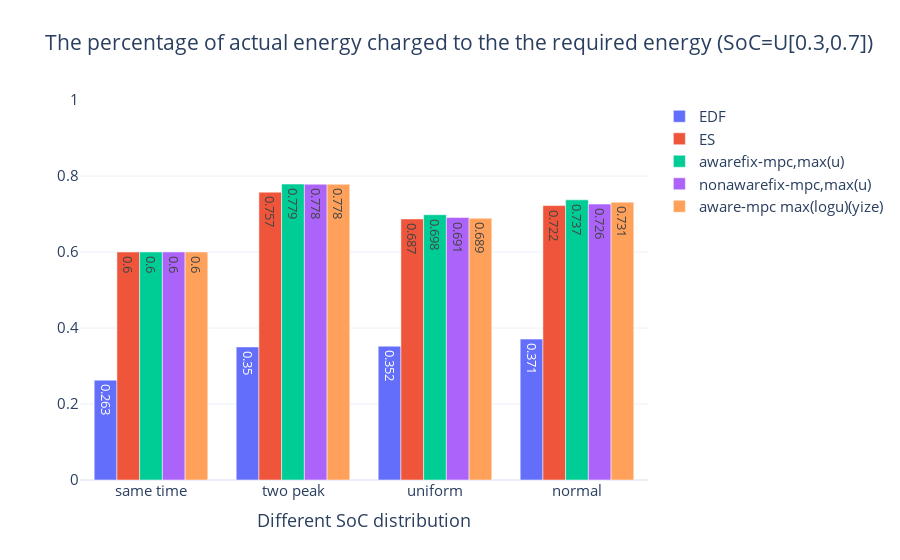

Notebook source saved alongside this figure:
### Code cell
df = pd.DataFrame(result)
arrival = ['same time','two peak','uniform','normal']
figure = go.Figure()
#figure.add_trace(go.Bar(name='Aware_fix_u',x=SoC,y=[x[1] for x in df['standardaware']]))
#figure.add_trace(go.Bar(name='Fix_u',x=SoC,y=[x[1] for x in df['standard']]))
figure.add_trace(go.Bar(name='EDF',x=arrival,y=[x[1] for x in df['EDF']],text=[round(x[1],3) for x in df['EDF']]))
figure.add_trace(go.Bar(name='ES',x=arrival,y=[x[1] for x in df['ES']],text=[round(x[1],3) for x in df['ES']]))
figure.add_trace(go.Bar(name='awarefix-mpc,max(u)',x=arrival,y=[x[1] for x in df['standardaware']],text=[round(x[1],3) for x in df['standardaware']]))
figure.add_trace(go.Bar(name='nonawarefix-mpc,max(u)',x=arrival,y=[x[1] for x in df['standard']],text=[round(x[1],3) for x in df['standard']]))
figure.add_trace(go.Bar(name='aware-mpc max(logu)(yize)',x=arrival,y=[x[1] for x in df['aware']],text=[round(x[1],3) for x in df['aware']]))
figure.update_layout(template='plotly_white',title='The percentage of actual energy charged to the the required energy (SoC=U[0.3,0.7])',font=dict(size=15))
figure.update_yaxes(range=[0,1.0])
figure.update_xaxes(title='Different SoC distribution')
figure.show()

### Figure 1 — Plotly figure (JSON) as saved in the notebook; plotly's stock layout.template omitted (floating-point values rounded to 4 significant figures)
{"data": [{"name": "EDF", "text": ["0.263", "0.35", "0.352", "0.371", "0.537"], "type": "bar", "x": ["same time", "two peak", "uniform", "normal"], "y": [0.2628, 0.3502, 0.3521, 0.3708, 0.5368]}, {"name": "ES", "text": ["0.6", "0.757", "0.687", "0.722", "0.879"], "type": "bar", "x": ["same time", "two peak", "uniform", "normal"], "y": [0.6, 0.7575, 0.6871, 0.7221, 0.8791]}, {"name": "awarefix-mpc,max(u)", "text": ["0.6", "0.779", "0.698", "0.737", "0.947"], "type": "bar", "x": ["same time", "two peak", "uniform", "normal"], "y": [0.6002, 0.7788, 0.6981, 0.7372, 0.9466]}, {"name": "nonawarefix-mpc,max(u)", "text": ["0.6", "0.778", "0.691", "0.726", "0.92"], "type": "bar", "x": ["same time", "two peak", "uniform", "normal"], "y": [0.6002, 0.7784, 0.6909, 0.7261, 0.9198]}, {"name": "aware-mpc max(logu)(yize)", "text": ["0.6", "0.778", "0.689", "0.731", "0.983"], "type": "bar", "x": ["same time", "two peak", "uniform", "normal"], "y": [0.6, 0.7784, 0.6889, 0.7311, 0.9831]}], "layout": {"font": {"size": 15}, "title": {"text": "The percentage of actual energy charged to the the required energy (SoC=U[0.3,0.7])"}, "xaxis": {"title": {"text": "Different SoC distribution"}}, "yaxis": {"range": [0, 1]}}}
